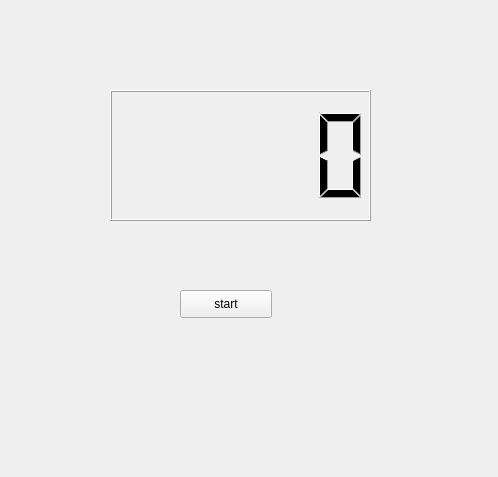
<?xml version="1.0" encoding="UTF-8"?>
<ui version="4.0">
 <class>Widget</class>
 <widget class="QWidget" name="Widget">
  <property name="geometry">
   <rect>
    <x>0</x>
    <y>0</y>
    <width>498</width>
    <height>477</height>
   </rect>
  </property>
  <property name="windowTitle">
   <string>Widget</string>
  </property>
  <widget class="QLCDNumber" name="lcdNumber">
   <property name="geometry">
    <rect>
     <x>110</x>
     <y>90</y>
     <width>261</width>
     <height>131</height>
    </rect>
   </property>
  </widget>
  <widget class="QPushButton" name="pushButton">
   <property name="geometry">
    <rect>
     <x>180</x>
     <y>290</y>
     <width>92</width>
     <height>28</height>
    </rect>
   </property>
   <property name="text">
    <string>start</string>
   </property>
  </widget>
 </widget>
 <resources/>
 <connections/>
</ui>
